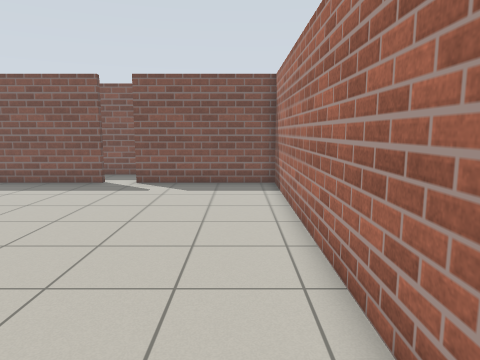
View 1 (above)

17 first-person views from a walk through a world built for the Gazebo simulator. The camera is 1.2 m above the floor, tilts 8° down and sees 70° across. The floor is counted in squares, 0.5 m on a side. Each view is taken from the middle of a square. On the plan, view 1 faces up. The plan holds only what a view shows up to about 19 squares ahead; the rest is blank. The place goes on beyond the plan.

View 2
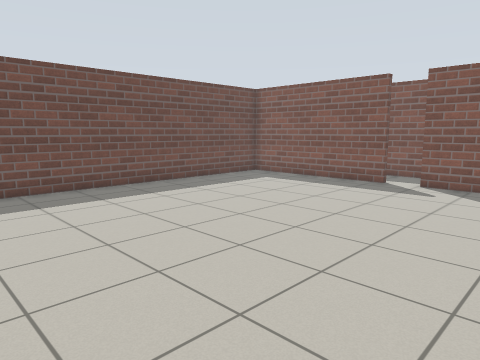

View 3
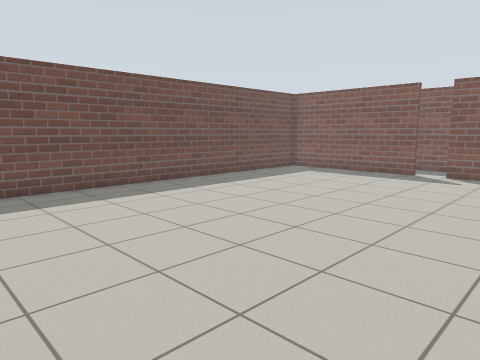

View 4
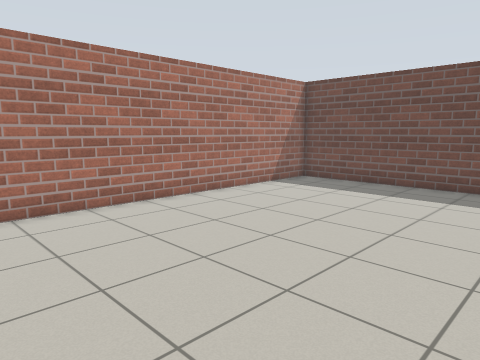

View 5
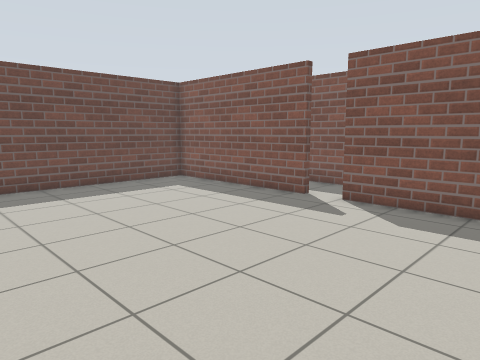

View 6
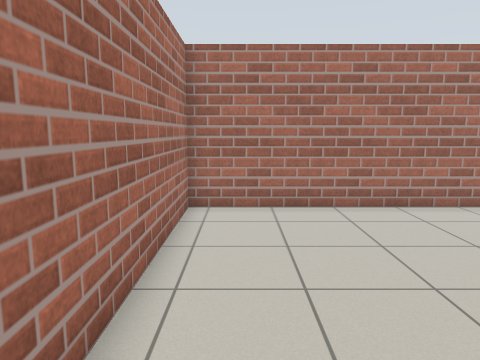

View 7
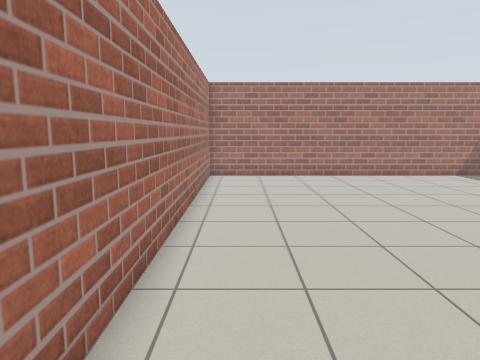

View 8
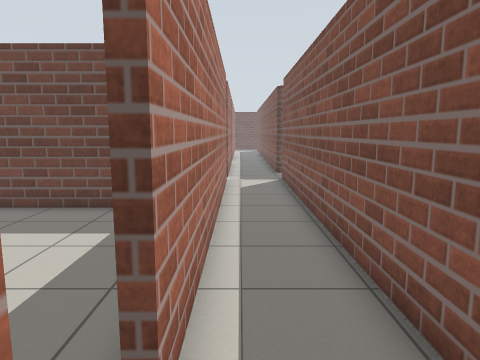

View 9
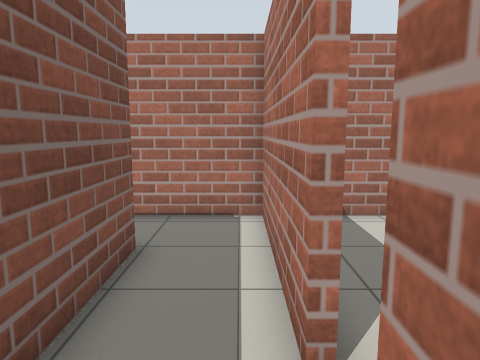

View 10
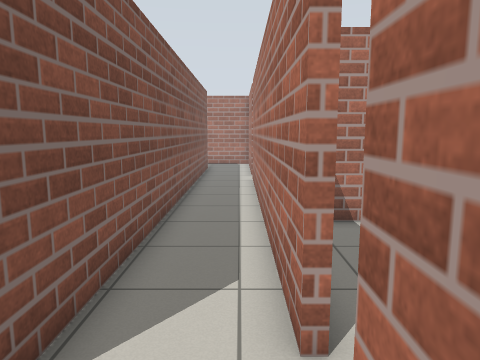

View 11
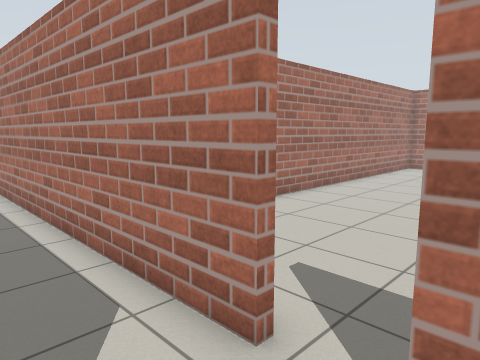

View 12
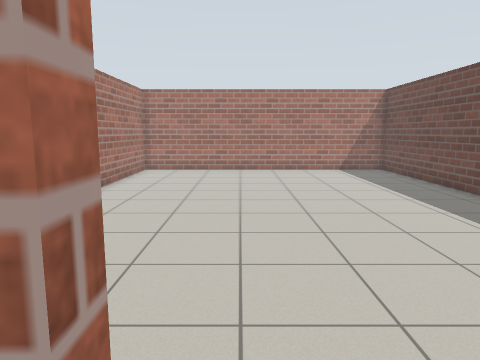

View 13
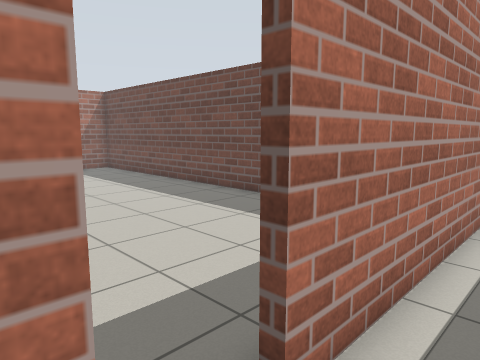

View 14
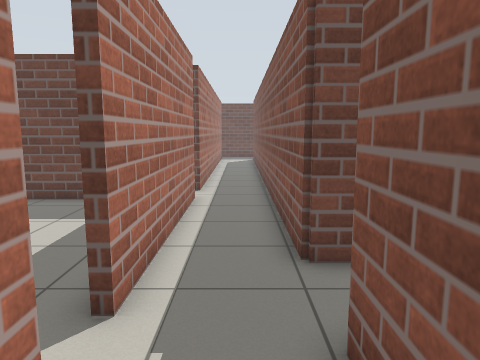

View 15
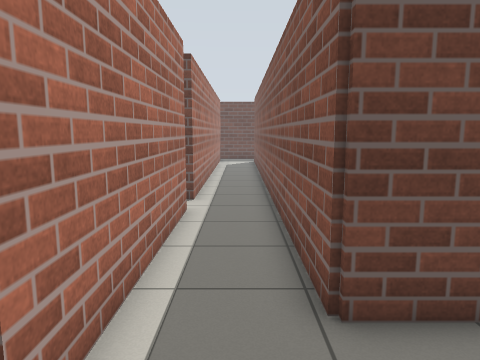

View 16
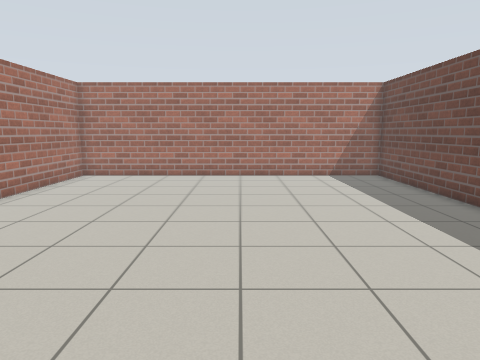

View 17
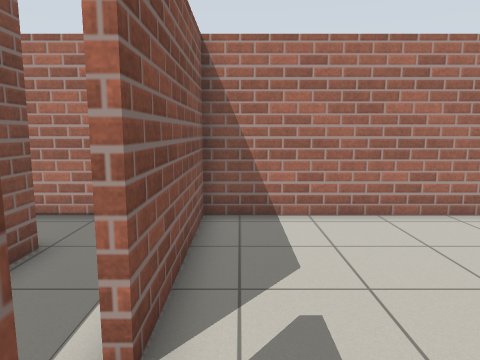

### Floor plan
Ten units are one square. View 1 is at (0, 0); x grows to the right and y downward. Boxes are objects, and circles mark ways between rooms. Rooms are numbered by the first view taken in them; rooms with no view inside come last. Other rooms are left out.
<svg viewBox="-399 -216 420 268">
<path fill="none" stroke="#000" d="M-64 -161 -146 -161 -146 47 16 47 16 -161 -50 -161M-50 -164 16 -164 16 -210M-11 -192 -215 -192M-206 -164 -65 -164M-305 -164 -221 -164M-240 -211 -240 -192 -390 -192M-394 -164 -320 -164"/>
<circle cx="-55" cy="-160" r="3" fill="#2a7"/>
<circle cx="-220" cy="-175" r="3" fill="#2a7"/>
<text x="-60" y="-60">1</text>
<text x="-80" y="-180">2</text>
<text x="-310" y="-180">3</text>
</svg>
Room 1 opens to room 2. Room 2 opens to room 3.

Where each view was taken, in squares from view 1:
view 1: 0 up, 0 right, facing up
view 2: 0 up, 0 right, facing up-left
view 3: 4 down, 0 right, facing up-left
view 4: 6 up, 1 right, facing down-left
view 5: 5 up, 1 right, facing up-left
view 6: 6 up, 0 right, facing down
view 7: 14 up, 0 right, facing down
view 8: 17 up, 4 left, facing left
view 9: 17 up, 8 left, facing right
view 10: 17 up, 24 left, facing right
view 11: 19 up, 23 left, facing down-right
view 12: 17 up, 21 left, facing down
view 13: 18 up, 20 left, facing down-left
view 14: 18 up, 18 left, facing left
view 15: 18 up, 20 left, facing left
view 16: 14 up, 7 left, facing down
view 17: 15 up, 8 left, facing right
